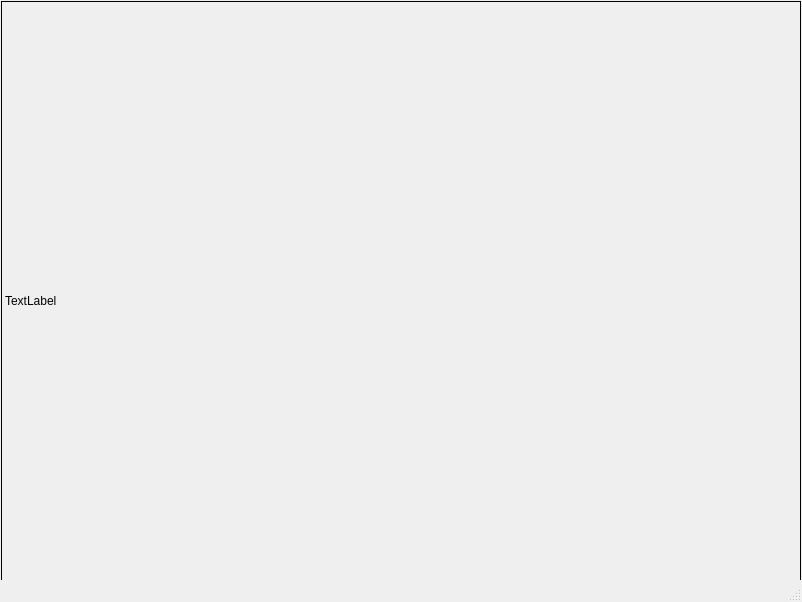
<?xml version="1.0" encoding="UTF-8"?>
<ui version="4.0">
 <class>MainWindow</class>
 <widget class="QMainWindow" name="MainWindow">
  <property name="geometry">
   <rect>
    <x>0</x>
    <y>0</y>
    <width>802</width>
    <height>602</height>
   </rect>
  </property>
  <property name="windowTitle">
   <string>MainWindow</string>
  </property>
  <widget class="QWidget" name="centralwidget">
   <widget class="QLabel" name="m_lblCanvas">
    <property name="geometry">
     <rect>
      <x>1</x>
      <y>1</y>
      <width>800</width>
      <height>600</height>
     </rect>
    </property>
    <property name="autoFillBackground">
     <bool>false</bool>
    </property>
    <property name="frameShape">
     <enum>QFrame::Box</enum>
    </property>
    <property name="frameShadow">
     <enum>QFrame::Plain</enum>
    </property>
    <property name="text">
     <string>TextLabel</string>
    </property>
   </widget>
  </widget>
  <widget class="QMenuBar" name="menubar">
   <property name="geometry">
    <rect>
     <x>0</x>
     <y>0</y>
     <width>802</width>
     <height>20</height>
    </rect>
   </property>
  </widget>
  <widget class="QStatusBar" name="statusbar"/>
 </widget>
 <resources/>
 <connections/>
</ui>
